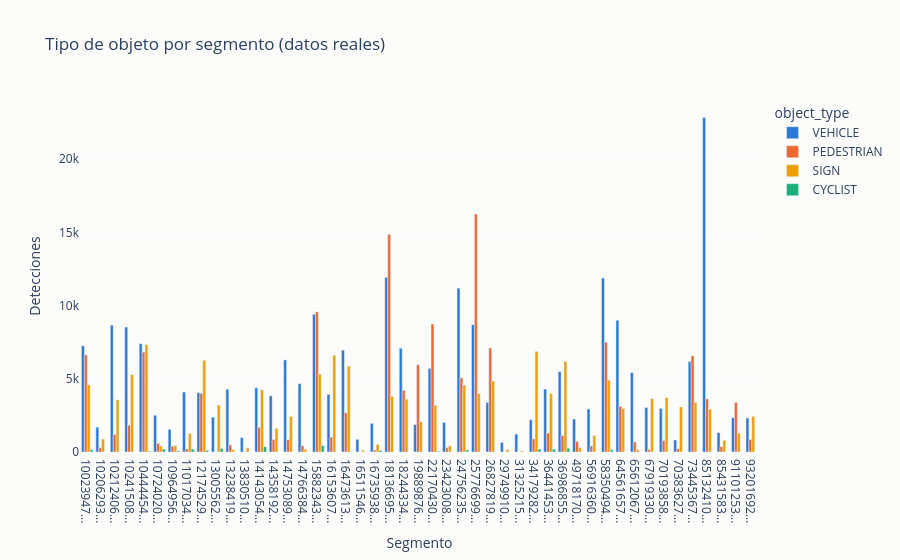

Notebook code for this chart:
### Code cell
tabla_tipo = pd.crosstab(lidar_box["segmento"].str[:8] + "...", lidar_box["object_type"])
orden_tipos = ["VEHICLE", "PEDESTRIAN", "SIGN", "CYCLIST"]

fig = px.bar(
    tabla_tipo[orden_tipos],
    barmode="group",
    color_discrete_map=CAT,
    labels={"value": "Detecciones", "segmento": "Segmento", "variable": "Tipo de objeto"},
    title="Tipo de objeto por segmento (datos reales)",
)
fig.update_layout(plot_bgcolor=SURFACE, paper_bgcolor=SURFACE)
fig.show()
